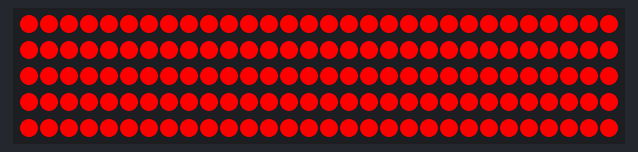
Simulated run of this sketch. Board: Arduino Uno, built with avr-gcc and run on an emulated ATmega328P. Shown: 150 RGB LEDs in strip order, left to right, continuing on the next row. Random numbers use the default seed unless the sketch sets one.

Above: at 1.0 s.
At 2.4 s:
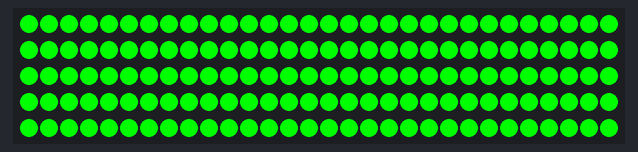
At 3.8 s:
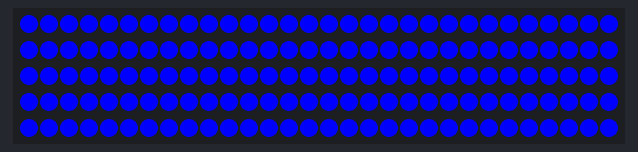
At 4.38 s:
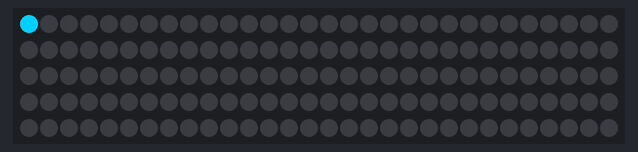
At 22.09 s:
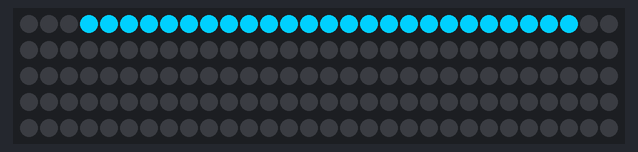
At 39.8 s:
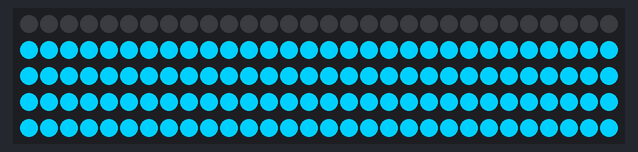

The sketch:

LED.ino
```cpp
#include <Adafruit_NeoPixel.h>
#ifdef __AVR__
  #include <avr/power.h>
#endif
#define PIN        6
#define NUMPIXELS 150

Adafruit_NeoPixel pixels(NUMPIXELS, PIN, NEO_GRB + NEO_KHZ800);
#define DELAYVAL 10

int stripeLen = 25;

void setup() {
#if defined(__AVR_ATtiny85__) && (F_CPU == 16000000)
  clock_prescale_set(clock_div_1);
#endif

  pixels.begin();


  //Startup animation
  for(int i=0; i<NUMPIXELS; i++) {

    pixels.setPixelColor(i, pixels.Color(255, 0, 0));
    pixels.show();
  }
  delay(500);

  for(int i=0; i<NUMPIXELS; i++) {

    pixels.setPixelColor(i, pixels.Color(0, 255, 0));
    pixels.show();
  }
  delay(500);

  for(int i=0; i<NUMPIXELS; i++) {

    pixels.setPixelColor(i, pixels.Color(0, 0, 255));
    pixels.show();
  }
  delay(500);

  pixels.clear();

}

void loop() {

  for(int i=0; i<3; i++) {
    fade();
  }

  for(int i=0; i<3; i++) {
    stripe();
  }

  if(random(1, 50) == 9){
    rainbow();
  }

}

void stripe() {
  for(int i=0; i<NUMPIXELS + stripeLen; i++) {
    pixels.setPixelColor(i, pixels.Color(0, 208, 255));
    pixels.setPixelColor(i - stripeLen, pixels.Color(0, 0, 0));
    pixels.show();
    delay(DELAYVAL);
  }
}

void fade() {
  for(int i=0; i<NUMPIXELS; i++) {
    pixels.setPixelColor(i, pixels.Color(0, 208, 255));
    pixels.show();
    delay(DELAYVAL);
  }

  for(int i=0; i<NUMPIXELS; i++) {

    pixels.setPixelColor(i, pixels.Color(0, 0, 0));
    pixels.show();
    delay(DELAYVAL);
  }
}

void rainbow() {
    pixels.rainbow();
    pixels.show();
    delay(10000);
}
```

Measured:
- what the display in image 1 shows lasts 1.4 s, from 2.3 s to 3.7 s
- what the display in image 2 shows lasts 0.5 s, from 3.7 s to 4.2 s
